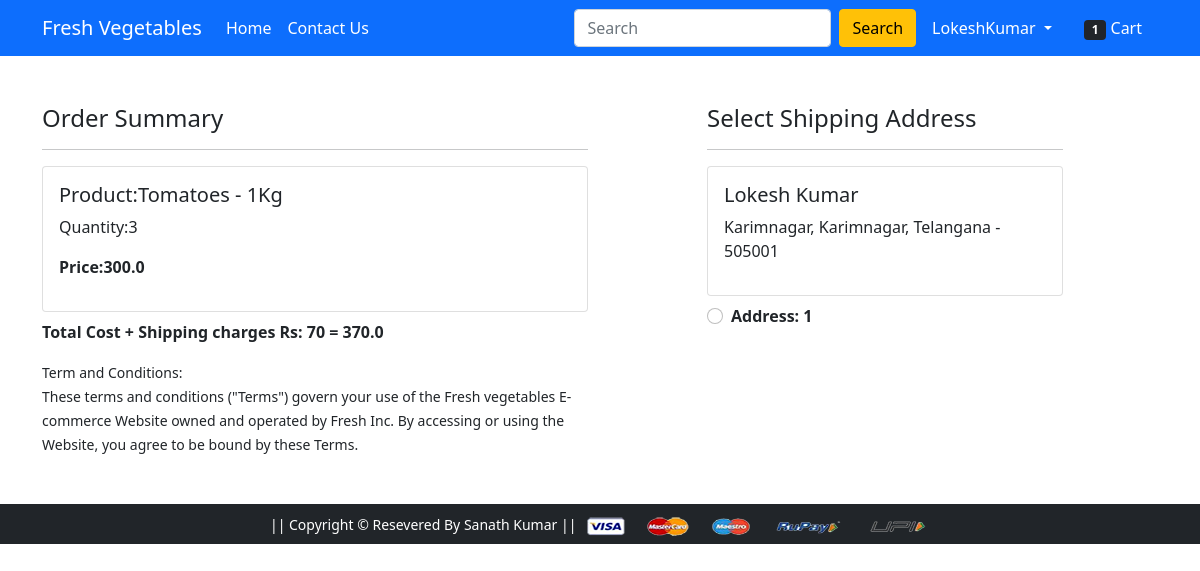
Screenshot of /checkout/ (signed in) with the database file from the repository.
### app1/models.py (models this page shows, shortened)
class Cart(models.Model):
    user = models.ForeignKey(User, on_delete=models.CASCADE)
    product = models.ForeignKey(Product, on_delete=models.CASCADE)
    quantity = models.PositiveIntegerField(default=1)
    @property
    def total_cost(self):
        return self.quantity*self.product.discounted_price

class Product(models.Model):
    title = models.CharField(max_length=100)
    selling_price = models.FloatField()
    discounted_price = models.FloatField()
    description = models.TextField()
    product_image = models.ImageField(upload_to='productimg')

class Customer(models.Model):
    user = models.ForeignKey(User, on_delete=models.CASCADE)
    name = models.CharField(max_length=200)
    locality = models.CharField(max_length=200)
    city = models.CharField(max_length=50)
    zipcode = models.IntegerField()
    state = models.CharField(choices=STATE_CHOICES, max_length=50)

### app1/views.py (the view)
# urls.py: path('checkout/', views.checkout, name='checkout'),
@login_required
def checkout(request):
 totalamount=0
 user=request.user
 add=Customer.objects.filter(user=user)
 cart_items=Cart.objects.filter(user=user)
 amount=0.0
 shipping_amount=70.0
 totalamount=0.0
 cart_product=[p for p in Cart.objects.all() if p.user == request.user]
 totalitem = len(Cart.objects.filter(user=request.user))
 if cart_product:
  for p in cart_product:
    tempamount = (p.quantity * p.product.discounted_price)
    amount += tempamount
  totalamount=amount+shipping_amount
 return render(request, 'checkout.html', {'add':add, 'totalamount': totalamount, 'cart_items':cart_items, 'totalitem':totalitem})

### app1/templates/checkout.html (shortened to what this page needs)
{% extends 'base.html' %}
{% load static %}
{% block main-content %}
<div class="container">
 <div class="row mt-5">
  <div class="col-sm-6">
    <h4>Order Summary</h4>
    <hr>
    {%for item in cart_items%}
      <div class="card mb-2">
        <div class="card-body">
          <h5>Product:{{item.product.title}}</h5>
          <p>Quantity:{{item.quantity}}</p>
          <p class="fw-bold">Price:{{item.total_cost}}</p>
        </div>
      </div>
      {%endfor%}
      <p class="fw-bold">Total Cost + Shipping charges Rs: 70 = {{totalamount}}</p>
    <small>Term and Conditions:<br>
      These terms and conditions ("Terms") govern your use of the Fresh vegetables E-commerce Website owned and operated by Fresh Inc.
      By accessing or using the Website, you agree to be bound by these Terms.
    </small>
  </div>
  <div class="col-sm-4 offset-sm-1">
    <h4>Select Shipping Address</h4>
    <hr>
    <form action="/paymentdone" id="myform">
      {%for ad in add %}
      <div class="card">
        <div class="card-body">
        <h5>{{ad.name}}</h5>
        <p>{{ad.locality}}, {{ad.city}}, {{ad.state}} - {{ad.zipcode}}</p>
        </div>
      </div>
        <div class="form-check mt-2 mb-5">
          <input class="form-check-input" type="radio"  name="custid" id="custadd{{forloop.counter}}" value="{{ad.id}}">
          <label class="form-check-label fw-bold" for="custadd{{forloop.counter}}">
            Address: {{forloop.counter}}</label>
        </div>
        {%endfor%}
      </form>
    </div>
  </div>
</div>
{% endblock main-content %}

### app1/templates/base.html (shortened to what this page needs)
<!doctype html>
{% load static %}
<html lang="en">
  <head>
    <link href="https://cdn.jsdelivr.net/npm/bootstrap@5.0.0-beta1/dist/css/bootstrap.min.css" rel="stylesheet">
    <link rel="stylesheet" href="{% static 'css/owl.carousel.min.css' %}">
    <link rel="stylesheet" href="{% static 'css/all.min.css' %}">
    <link rel="stylesheet" href="{% static 'css/style.css'%}">
  </head>
  <body>
    <nav class="navbar navbar-expand-lg navbar-dark bg-primary">
     <div class="container">
       <a class="navbar-brand" href=" ">Fresh Vegetables</a>
       <div class="collapse navbar-collapse" id="navbarSupportedContent">
         <ul class="navbar-nav me-auto mb-2 mb-lg-0">
           <li class="nav-item">
             <a class="nav-link active" aria-current="page" href="/">Home</a>
           </li>
           <li class="nav-item" >
            <a class="nav-link active" aria-current="page" href="{% url 'contact' %}">Contact Us</a>
           </li>
         </ul>
         <form class="d-flex">
           <input class="form-control me-2" type="search" placeholder="Search" aria-label="Search">
           <button class="btn btn-warning" type="submit">Search</button>
         </form>
         <div>
          <ul class="navbar-nav me-auto mb-2 mb-lg-0">
            {% if request.user.is_authenticated %}
           <li class="nav-item dropdown mx-2">
              <a class="nav-link dropdown-toggle text-white" href="#" id="profileDropdown" role="button" data-bs-toggle="dropdown" aria-expanded="false">
                {{request.user.username|capfirst}}
              </a>
            </li>
            <li class="nav-item mx-2">
             <a href="{% url 'showcart' %}" class="nav-link text-white"><span class="badge bg-dark">{{totalitem}}</span>  Cart</a>
            </li>
            {% endif %}
          </ul>
         </div>
       </div>
     </div>
    </nav>
    {% block main-content %} {% endblock main-content %}
    <footer class="container-fluid bg-dark text-center p-2 mt-5">
        <small class="text-white">|| Copyright &copy; Resevered By Sanath Kumar || </small>
        <img src="{% static 'payment.png' %}"alt="" srcset="" class="img-fluid" height="2px">
    </footer>
  </body>
</html>

### rows the page displays
Cart: product "Tomatoes - 1Kg", quantity "3", total_cost "300.0"
Customer: name "Lokesh Kumar", locality "Karimnagar", city "Karimnagar", state "Telangana", zipcode "505001"

### other values shown
{{ request.user.username|capfirst }} "LokeshKumar"
{{ totalitem }} "1"
{{ totalamount }} "370.0"
